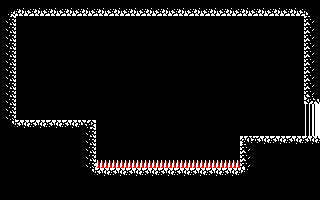

Below is a game level as drawn by its tile map, then a one-line description and the .tmx file that defines it, in full:
An orthogonal 20x25 tile map with 16x8 px tiles, 1 tile layer (Capa de Patrones 1).

<map version="1.2" tiledversion="1.2.4" orientation="orthogonal" renderorder="right-down" width="20" height="25" tilewidth="16" tileheight="8" infinite="0" nextlayerid="2" nextobjectid="1">
 <tileset firstgid="1" source="tileset.tsx" />
 <layer id="1" name="Capa de Patrones 1" width="20" height="25">
  <data encoding="csv">
1,1,1,1,1,1,1,1,1,1,1,1,1,1,1,1,1,1,1,1,
19,13,13,13,13,13,13,13,13,13,13,13,13,13,13,13,13,13,13,20,
14,1,1,1,1,1,1,1,1,1,1,1,1,1,1,1,1,1,1,10,
14,1,1,1,1,1,1,1,1,1,1,1,1,1,1,1,1,1,1,10,
14,1,1,1,1,1,1,1,1,1,1,1,1,1,1,1,1,1,1,10,
14,1,1,1,1,1,1,1,1,1,1,1,1,1,1,1,1,1,1,10,
14,1,1,1,1,1,1,1,1,1,1,1,1,1,1,1,1,1,1,10,
14,1,1,1,1,1,1,1,1,1,1,1,1,1,1,1,1,1,1,10,
14,1,1,1,1,1,1,1,1,1,1,1,1,1,1,1,1,1,1,10,
14,1,1,1,1,1,1,1,1,1,1,1,1,1,1,1,1,1,1,10,
14,1,1,1,1,1,1,1,1,1,1,1,1,1,1,1,1,1,1,10,
14,1,1,1,1,1,1,1,1,1,1,1,1,1,1,1,1,1,1,10,
14,1,1,1,1,1,1,1,1,1,1,1,1,1,1,1,1,1,1,15,
14,1,1,1,1,1,1,1,1,1,1,1,1,1,1,1,1,1,1,5,
14,1,1,1,1,1,1,1,1,1,1,1,1,1,1,1,1,1,1,5,
23,9,9,9,9,12,1,1,1,1,1,1,1,1,1,1,1,1,1,5,
1,1,1,1,1,14,1,1,1,1,1,1,1,1,1,1,1,1,1,5,
1,1,1,1,1,14,1,1,1,1,1,1,1,1,1,11,9,9,9,9,
1,1,1,1,1,14,1,1,1,1,1,1,1,1,1,10,1,1,1,1,
1,1,1,1,1,14,1,1,1,1,1,1,1,1,1,10,1,1,1,1,
1,1,1,1,1,14,2,2,2,2,2,2,2,2,2,10,1,1,1,1,
1,1,1,1,1,23,9,9,9,9,9,9,9,9,9,24,1,1,1,1,
1,1,1,1,1,1,1,1,1,1,1,1,1,1,1,1,1,1,1,1,
1,1,1,1,1,1,1,1,1,1,1,1,1,1,1,1,1,1,1,1,
1,1,1,1,1,1,1,1,1,1,1,1,1,1,1,1,1,1,1,1
</data>
 </layer>
</map>
